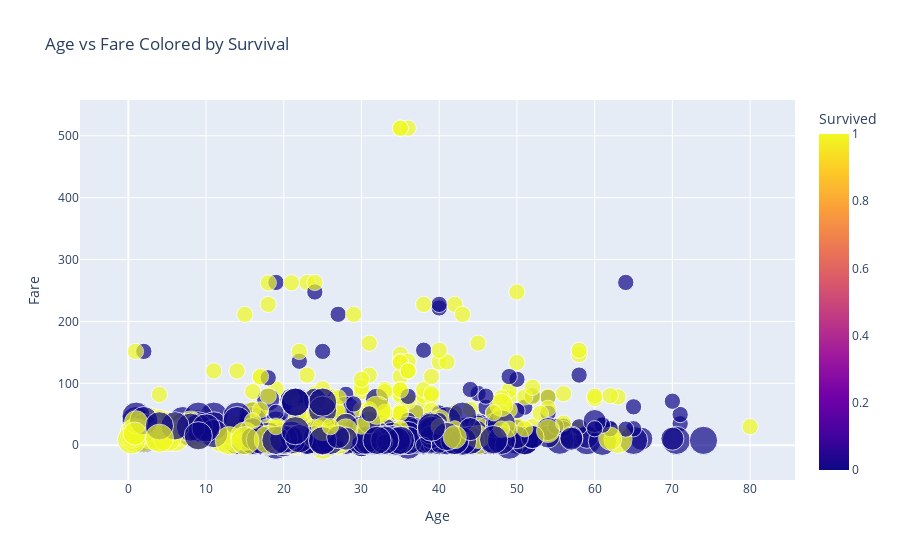

The cell this chart's notebook holds for it:
### Code cell
fig5 = px.scatter(
    df_clean, x='Age', y='Fare', color='Survived', size='Pclass',
    hover_data=['Sex', 'Embarked', 'Title'],
    title='Age vs Fare Colored by Survival',
    color_discrete_sequence=['#e74c3c', '#27ae60']
)
fig5.show()

### Figure 1 — Plotly figure (JSON) as saved in the notebook; plotly's stock layout.template omitted (floating-point values rounded to 4 significant figures; data arrays with more than 128 entries replaced by an {"elided": "..."} marker saying what was removed)
{"data": [{"customdata": {"elided": "891x3 str values"}, "hovertemplate": "Age=%{x}<br>Fare=%{y}<br>Pclass=%{marker.size}<br>Sex=%{customdata[0]}<br>Embarked=%{customdata[1]}<br>Title=%{customdata[2]}<br>Survived=%{marker.color}<extra></extra>", "legendgroup": "", "marker": {"color": {"elided": "891 int values"}, "coloraxis": "coloraxis", "size": {"elided": "891 int values"}, "sizemode": "area", "sizeref": 0.0075, "symbol": "circle"}, "mode": "markers", "name": "", "orientation": "v", "showlegend": false, "type": "scatter", "x": {"elided": "891 float values"}, "xaxis": "x", "y": {"elided": "891 float values"}, "yaxis": "y"}], "layout": {"coloraxis": {"colorbar": {"title": {"text": "Survived"}}, "colorscale": [[0, "#0d0887"], [0.1111, "#46039f"], [0.2222, "#7201a8"], [0.3333, "#9c179e"], [0.4444, "#bd3786"], [0.5556, "#d8576b"], [0.6667, "#ed7953"], [0.7778, "#fb9f3a"], [0.8889, "#fdca26"], [1, "#f0f921"]]}, "legend": {"itemsizing": "constant", "tracegroupgap": 0}, "title": {"text": "Age vs Fare Colored by Survival"}, "xaxis": {"anchor": "y", "domain": [0, 1], "title": {"text": "Age"}}, "yaxis": {"anchor": "x", "domain": [0, 1], "title": {"text": "Fare"}}}}
